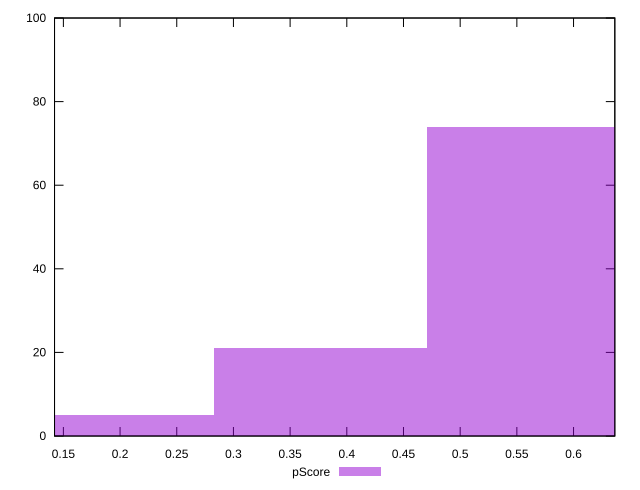

Recreate this plot in gnuplot.
reset

$pScore <<EOF
0.5649209297062915 74
0.37661395313752766 21
0.18830697656876383 5
EOF

set key outside below
set boxwidth 0.18830697656876383
set xrange [0.14219525183470705:0.6364164667252281]
set yrange [0:100]
set trange [0:100]
set style fill transparent solid 0.5 noborder
set terminal svg size 640, 490 enhanced background rgb 'white'
set output "reprap/mainthread-work-breakdown/samples/pages+cached+noexternal+nomedia+nocss+nojs/pScore/histogram.svg"

plot $pScore title "pScore" with boxes

reset
